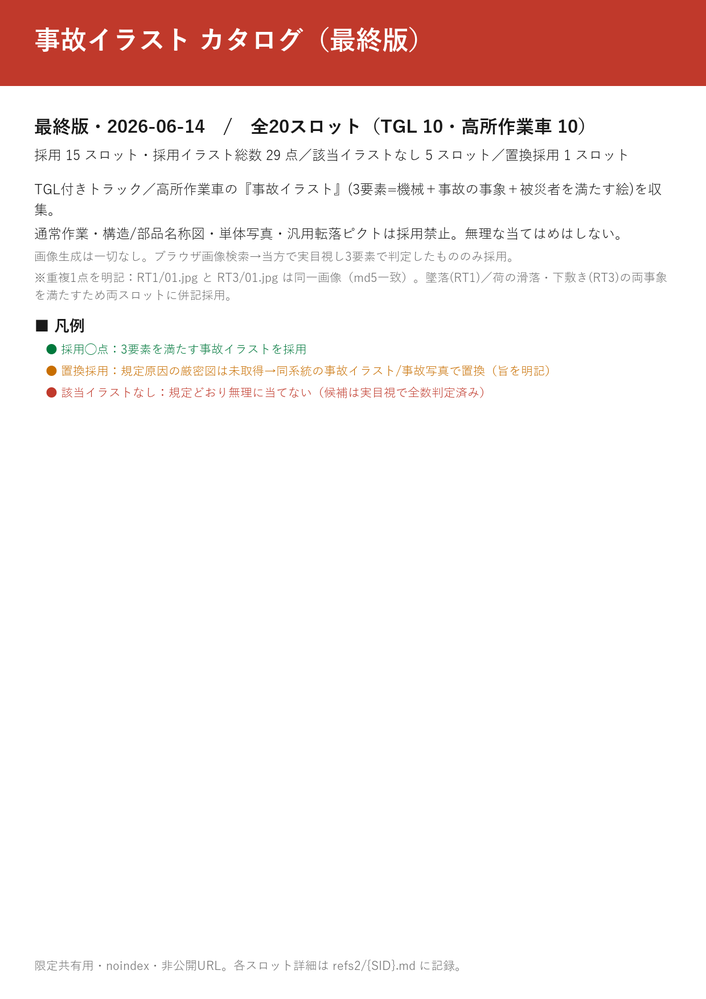
#> input picture _chk_00.png, 706 x 999 px, shrunk from 1240 x 1754 before the run
$ python -i desparkle.py   (imports and definitions only)
#> lines starting #> are read from the running program, lines starting #| are printed output that depends on the picture; after the words box and inside, x2 and y2 are one past the last pixel; in counts of white or black regions, pixels touching at a corner belong together
# -*- coding: utf-8 -*-
"""
desparkle.py [dir1 dir2 ...]  右下のGemini AIスパークル(✦)を除去し <dir>_clean に保存(非破壊)。
引数なしなら illust_v5/photo_v5 を処理(後方互換)。
手法: 右下コーナーで「左にshift px寄せた同じ行の背景」より明るい画素(=スター)だけを背景で置換+フェザー。
"""
import os, sys, numpy as np
from PIL import Image, ImageFilter
BASE = r"C:\Users\kanet\20260522\safe1"

def clean(path, outpath):
#> called with path = '_chk_00.png', outpath = 'out.png'
    im = Image.open(path).convert("RGB"); W,H = im.size
#> in clean, im is the input picture: PIL image 706x999 RGB; mean R, G, B 246.6, 235.3, 233.9
#> after `W, H = im.size`: W = 706; H = 999
    arr = np.asarray(im).astype(np.int16)
    bw, bh, shift = 170, 150, 110
    x0, y0 = W-bw, H-bh
#> x0 = 536; y0 = 849
    region = arr[y0:H, x0:W].copy()
#> region: shape (150, 170, 3) int16; every value is 255
    src = arr[y0:H, x0-shift:W-shift].copy()
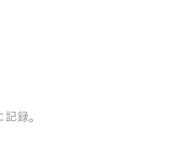
#> src: shape (150, 170, 3) int16; min 158, max 255, mean 254.6
    diff = region.mean(axis=2) - src.mean(axis=2)
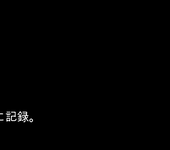
#> diff: shape (150, 170) float64; min 0, max 97, mean 0.4; drawn with min black and max white
    mask = (diff > 16) & (region.mean(axis=2) > 120)
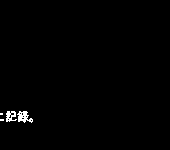
#> mask: shape (150, 170) bool; 0.76% white in thin lines or dots, all inside (x1, y1, x2, y2) = (0, 111, 33, 123)
    m = Image.fromarray((mask*255).astype(np.uint8)).filter(ImageFilter.MaxFilter(5)).filter(ImageFilter.GaussianBlur(2.0))
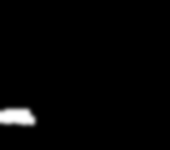
#> m: PIL image 170x150 L; min 0, max 255, mean 4.8
    ma = (np.asarray(m).astype(np.float32)/255.0)[...,None]
    arr2 = arr.astype(np.uint8).copy()
    arr2[y0:H, x0:W] = (region*(1-ma) + src*ma).astype(np.uint8)
#> arr2: shape (999, 706, 3); 0.05% of pixels changed, all inside (x1, y1, x2, y2) = (536, 957, 572, 975)
    Image.fromarray(arr2).save(outpath)
    return int(mask.sum())

dirs = sys.argv[1:] or [r"images\illust_v5", r"images\photo_v5"]
# [8 lines not run here, left out]

>>> result = clean('_chk_00.png', 'out.png')
#> result = 195

$ run again, on _chk_03.png
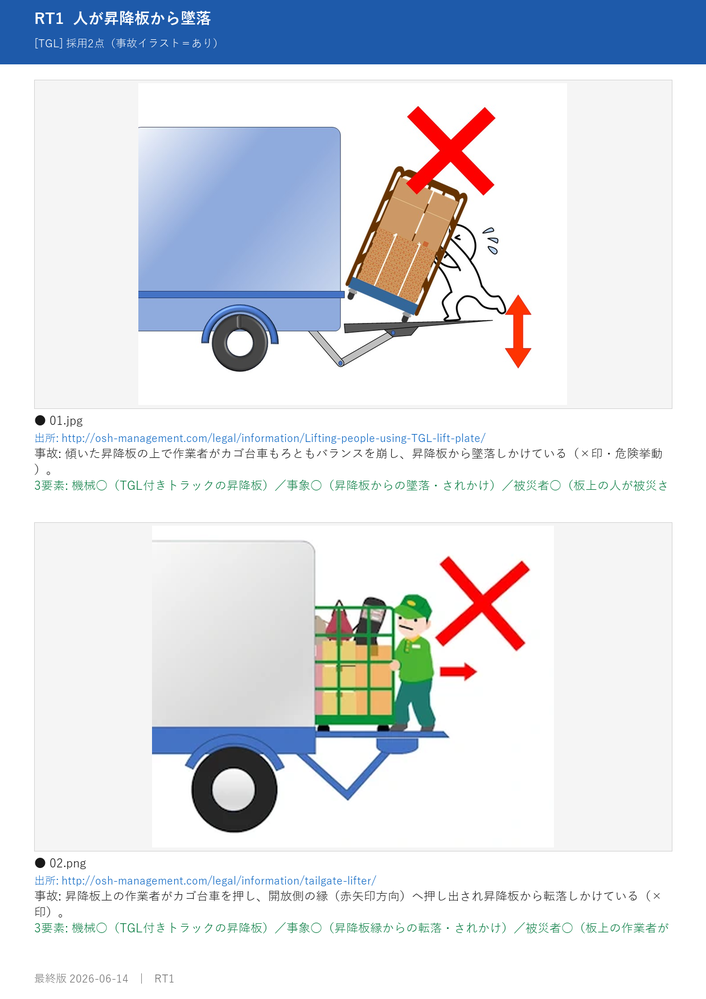
#> input picture _chk_03.png, 706 x 999 px, shrunk from 1240 x 1754 before the run
#> in clean, im is the input picture: PIL image 706x999 RGB; mean R, G, B 220.9, 224.7, 231.3
#> in clean, `mask = (diff > 16) & (region.mean(axis=2) > 120)`:
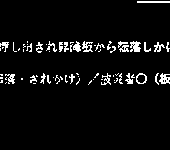
#> mask: shape (150, 170) bool; 5.2% white in thin lines or dots, all inside (x1, y1, x2, y2) = (0, 1, 170, 85)
#> in clean, `arr2[y0:H, x0:W] = (region*(1-ma) + src*ma).astype(np.uint8)`:
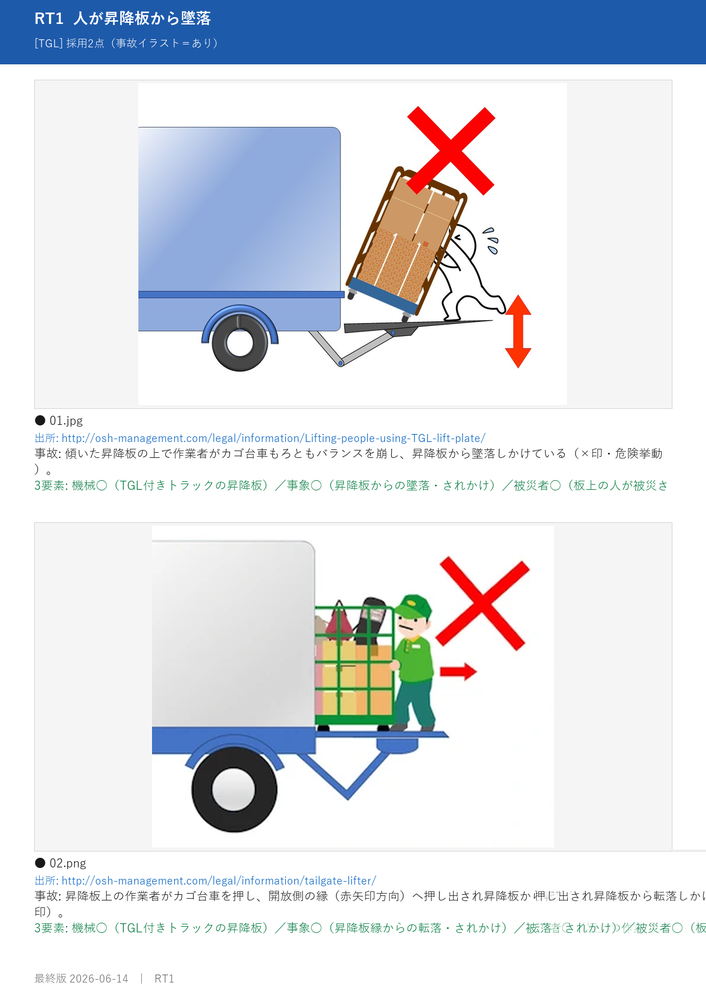
#> arr2: shape (999, 706, 3); 0.55% of pixels changed, all inside (x1, y1, x2, y2) = (536, 849, 706, 937)
#> result = 1316
